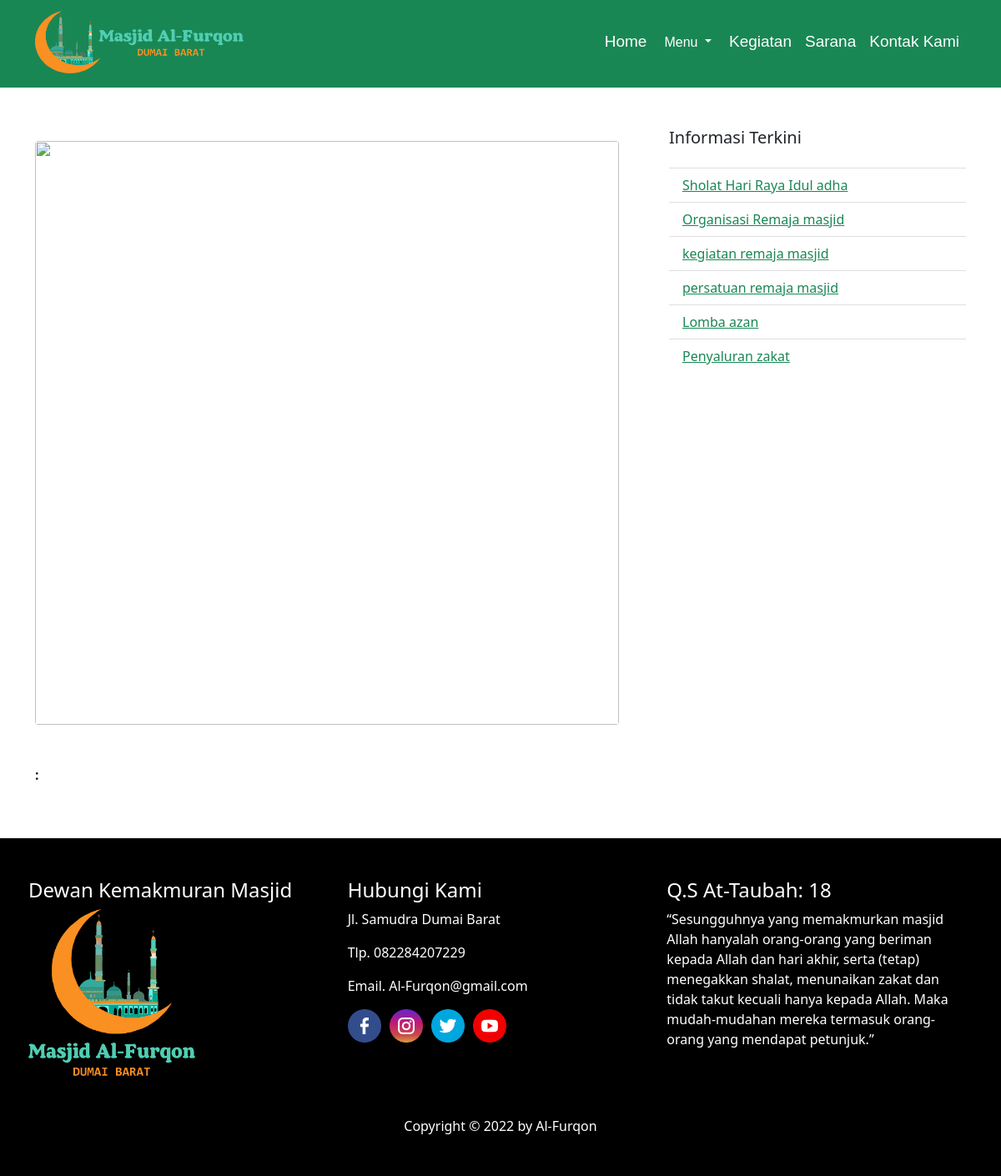
/frontend/konten.php, run on the app's committed database.
### tables this page shows
CREATE TABLE `pengumuman` (
  `id_pengumuman` int(11) NOT NULL,
  `judul` varchar(40) NOT NULL,
  `isi_pengumuman` text,
  `tgl` date NOT NULL,
  `foto` varchar(100) NOT NULL
);

### frontend/konten.php (the view, shortened to what this page needs)
<!doctype html>
<html lang="en">
  <head>
    <link href="../boostrap/css/bootstrap.min.css" rel="stylesheet">
    <link rel="stylesheet" href="../boostrap/css/style.css">
</head>
<body>
<nav class="navbar navbar-expand-lg navbar-dark bg-success">
  <div class="container pb-1">
    <a class="navbar-brand fs-3 fw-bold" href="#">
    <img src="../img/sosial/logo.png" width="250" height="75" class="d-inline-block align-text-top">
  </a>
    <div class="collapse navbar-collapse isi" id="navbarNav">
      <ul class="navbar-nav ms-auto ps-4">
        <li class="nav-item">
          <a class="nav-link active" aria-current="page" href="../index.php">Home</a>
        </li>
        <div class="btn-group">
          <button class="btn btn-success dropdown-toggle" type="button" id="dropdownMenuClickableInside" data-bs-toggle="dropdown" data-bs-auto-close="outside" aria-expanded="false">
            Menu
          </button>
        </div>
        <li class="nav-item">
          <a class="nav-link active" href="../index.php?page=kegiatan">Kegiatan</a>
        </li>
        <li class="nav-item">
          <a class="nav-link active" href="../index.php?page=sarana">Sarana</a>
        </li>
        <li class="nav-item">
          <a class="nav-link active" href="../index.php?page=kontak">Kontak Kami</a>
        </li>
      </ul>
    </div>
  </div>
</nav>
<?php
include "../config/koneksi.php";
$kode = $_GET['id'];
$query = $conn->query("SELECT * FROM pengumuman WHERE id_pengumuman = '$kode'");
$t = mysqli_fetch_assoc($query);
?>
<div class="container mt-5">
    <div class="row">
        <div class="col">
            <div class=" mt-3">
            <img src="../img/kegiatan/<?= $t['foto']; ?>" class="rounded" width="700">
            <div class="row mt-5">
                <div class="col-sm-12">
                <p><span class="fw-bold"><?= $t['tgl']; ?>: </span><?= $t['isi_pengumuman']; ?></p>
                </div>
            </div>
          </div>
        </div>
        <div class="col ps-5">
                 <h5>Informasi Terkini</h5>
            <ul class="list-group list-group-flush">
                <li class="list-group-item">
                <?php
                $query1 = $conn->query("SELECT * FROM pengumuman");
                foreach($query1 as $g) :
                ?>
                <li class="list-group-item"><a href="
                konten.php?id=<?php echo $g['id_pengumuman'] ?>" class="text-success"><?= $g['judul']; ?></a></li>
                <?php endforeach; ?>
            </ul>
        </div>
    </div>
</div>
<footer class="fot mt-5 py-5 text-white">
  <div class="container">
    <div class="row">
      <div class="col ps-1">
        <h4>Dewan Kemakmuran Masjid</h4>
        <img src="../img/sosial/logo2.png" width="200" height="200" class="d-inline-block align-text-top">
      </div>
      <div class="col">
        <h4>Hubungi Kami</h4>
        <p>Jl. Samudra Dumai Barat</p>
        <p>Tlp. 082284207229</p>
        <p>Email. Al-Furqon@gmail.com</p>
          <div class="sosial">
          <img src="../img/sosial/facebook.png" width="40">
          <img src="../img/sosial/instagram.png" width="40">
          <img src="../img/sosial/twitter.png" width="40">
          <img src="../img/sosial/youtube.png" width="40">
        </div>
      </div>
      <div class="col">
        <h4>Q.S At-Taubah: 18</h4>
        <p>“Sesungguhnya yang memakmurkan masjid Allah hanyalah orang-orang yang beriman kepada Allah dan hari akhir, serta (tetap) menegakkan shalat, menunaikan zakat dan tidak takut kecuali hanya kepada Allah. Maka mudah-mudahan mereka termasuk orang-orang yang mendapat petunjuk.”</p>
      </div>
    </div>
  </div>
  <div class="copy pt-5 text-center">
    Copyright &copy; 2022 by Al-Furqon
  </div>
</footer>
  </body>
</html>

### boostrap/css/style.css (style rules this page uses)
nav .isi { font-family: sans-serif; font-weight: 500; font-size: 19px; }
footer { background-color: black; }
.sosial img { margin-right: 6px; }

### data on the page
pengumuman: judul "Sholat Hari Raya Idul adha"
pengumuman: judul "Organisasi Remaja masjid"
pengumuman: judul "kegiatan remaja masjid"
pengumuman: judul "persatuan remaja masjid"
pengumuman: judul "Lomba azan"
pengumuman: judul "Penyaluran zakat"
